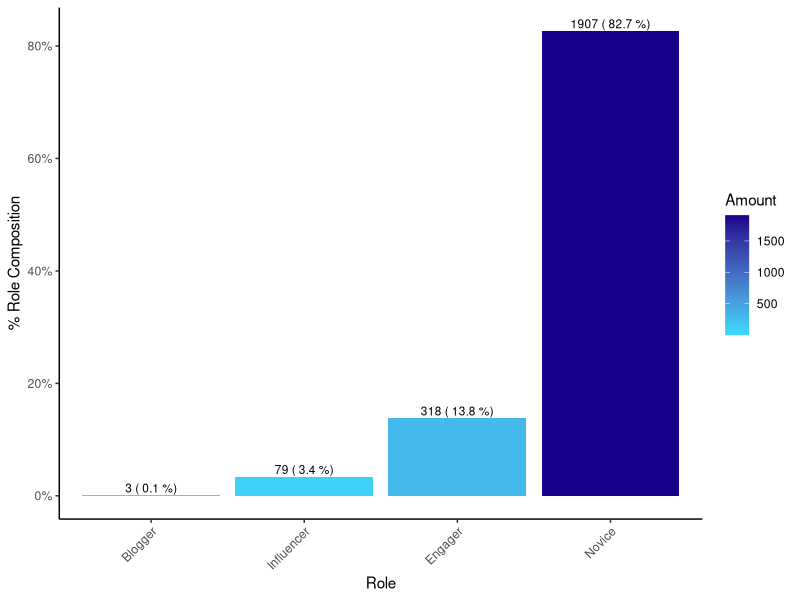
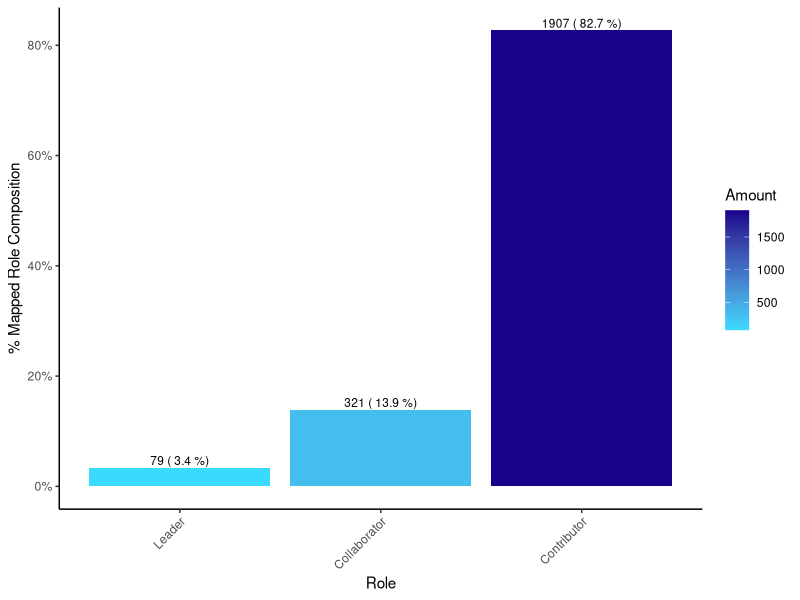

These charts were generated, in order, by the following R code:
library(dplyr)
library(ggplot2)

xaxis <- c("Engager", "Blogger", "Influencer", "Novice")
yaxis <- c(318,3,79,1907)
yaxis_pecentage <- c(0.138, 0.001, 0.034, 0.827)

# plot bar chart based on these above data: x= xaxis, y=yaxis_percentage, fill= yaxis, and show the amount of user (% amount of user) of each bar
# yaxis change scale, such as from 0.8 to 80%.
data <- data.frame(xaxis, yaxis, yaxis_pecentage)
data <- data[order(data$yaxis_pecentage), ]

# Plotting with ggplot2
ggplot(data = data, aes(x = factor(xaxis, levels = data$xaxis), y = yaxis_pecentage, fill = yaxis)) +
  geom_bar(stat = "identity") +
  geom_text(aes(label = paste(yaxis, "(", yaxis_pecentage*100,"%)")), vjust = -0.3, size = 3) +
  theme_classic() +
  theme(axis.text.x = element_text(angle = 45, hjust = 1)) +
  labs(x = "Role", y = "% Role Composition", fill = "Amount") +
  scale_fill_gradient(low = "#3ADAFE", high = "#18018B") +
  scale_y_continuous(labels = scales::percent_format())

# Plotting Rtfl role composition
xaxis <- c("Contributor", "Collaborator", "Leader")
yaxis <- c(1907,321, 79)
yaxis_pecentage <- c(0.827, 0.139, 0.034)

data2 <- data.frame(xaxis, yaxis, yaxis_pecentage)
data2 <- data2[order(data2$yaxis_pecentage), ]

# Plotting with ggplot2
ggplot(data = data2, aes(x = factor(xaxis, levels = data2$xaxis), y = yaxis_pecentage, fill = yaxis)) +
  geom_bar(stat = "identity") +
  geom_text(aes(label = paste(yaxis, "(", yaxis_pecentage*100,"%)")), vjust = -0.3, size = 3) +
  theme_classic() +
  theme(axis.text.x = element_text(angle = 45, hjust = 1)) +
  labs(x = "Role", y = "% Mapped Role Composition", fill = "Amount") +
  scale_fill_gradient(low = "#3ADAFE", high = "#18018B") +
  scale_y_continuous(labels = scales::percent_format())

